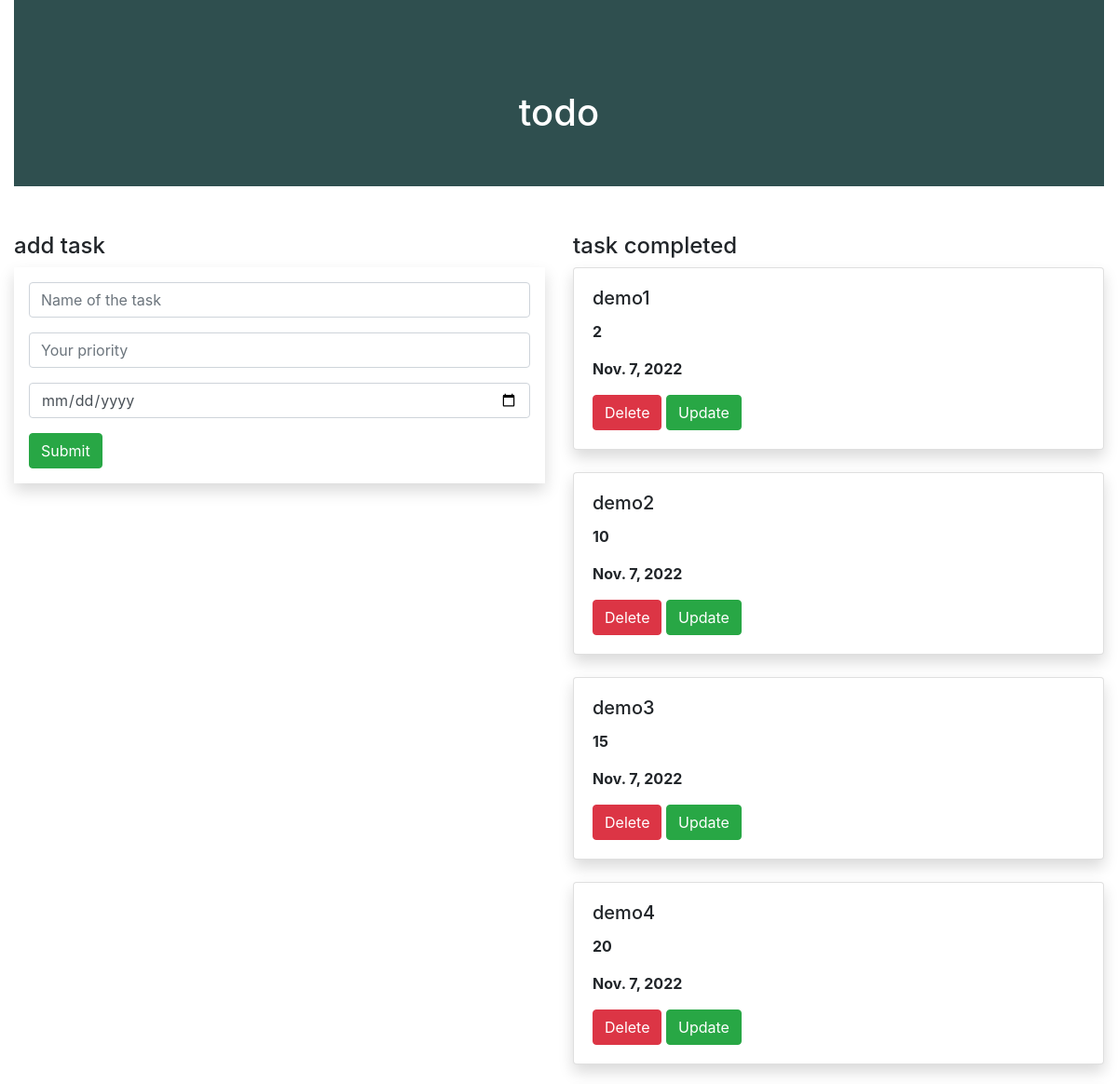
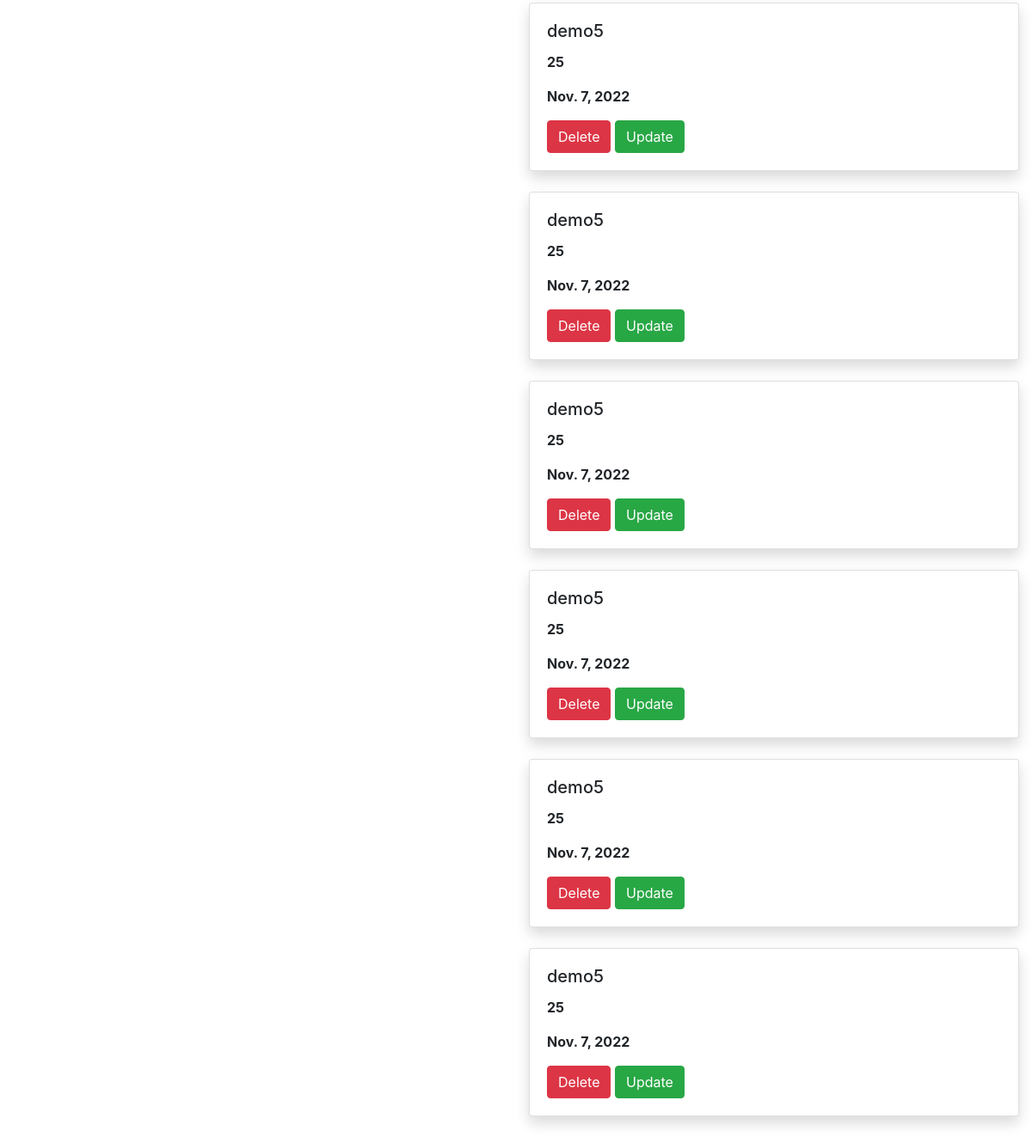
The page / on the database its author committed (2 pictures, top to bottom).
### todoapp/models.py (models this page shows, shortened)
class Task(models.Model):
    name=models.CharField(max_length=100)
    priority=models.IntegerField()
    date=models.DateField(default=datetime.date.today)

### todoapp/views.py (the view)
# urls.py: path('',views.task_view,name='task_view'),
def task_view(request):
    obj1=Task.objects.all()
    if request.method == 'POST':
        name = request.POST.get('name')
        priority = request.POST.get('priority')
        date=request.POST.get('date')
        obj = Task(name=name, priority=priority,date=date)
        obj.save()
    return render(request,'task_view.html',{'obj1':obj1})

### templates/task_view.html (shortened to what this page needs)
{% extends 'base.html' %}
{% block content %}
<div class="container-fluid">
    <div class="row">
        <div class="col-md-12">
            <div class="banner">
                <div class="banner-text">
                    <h1>todo</h1>
                </div>
            </div>
        </div>
    </div>
    <div class="row">
        <div class="col-md-6">
            <h4>add task</h4>
            <form method="post" class="p-3 shadow">
    <div class="form-group">
    <input type="text" name="name" class="form-control" placeholder="Name of the task">
    </div>
    <div class="form-group">
    <input type="text" name="priority" class="form-control" placeholder="Your priority">
    </div>
                <div class="form-group">
    <input type="date" name="date" class="form-control" placeholder="Your date">
    </div>
    <input type="Submit" class="btn btn-success">
</form>
        </div>
        <div class="col-md-6">
            <h4>task completed</h4>
            {% for i in obj1 %}
            <div class="shadow card">
            <div class="card-body">
                <h5 class="card-title">{{i.name}}</h5>
                <p><b>{{i.priority}}</b></p>
                <p><b>{{i.date}}</b></p>
                <a class="btn btn-danger" href ="{% url 'delete' i.id %}">Delete</a>
                <a class="btn btn-success" href ="{% url 'update' i.id %}">Update</a>
            </div>
                </div>
            <br>
            {% endfor %}
        </div>
    </div>
</div>
{% endblock %}

### templates/base.html (shortened to what this page needs)
{% load static %}
<!DOCTYPE html>
<html lang="en">
<head>
    <link rel="stylesheet" href="https://cdn.jsdelivr.net/npm/bootstrap@4.1.3/dist/css/bootstrap.min.css">
    <link rel="stylesheet" href="{% static 'style.css' %}">
</head>
<body>
{% block content %}
{% endblock %}
</body>
</html>

### static/style.css (style rules this page uses)
.banner { background-color:darkslategrey; width:100%; height:200px; margin-bottom:50px; }
.banner-text { top:50%; left:50%; position:absolute; transform:translate(-50%,-50%); color:white; }

### rows shown on the page
Task: name "demo1", priority "2", date "Nov. 7, 2022"
Task: name "demo2", priority "10", date "Nov. 7, 2022"
Task: name "demo3", priority "15", date "Nov. 7, 2022"
Task: name "demo4", priority "20", date "Nov. 7, 2022"
Task: name "demo5", priority "25", date "Nov. 7, 2022"
Task: name "demo5", priority "25", date "Nov. 7, 2022"
Task: name "demo5", priority "25", date "Nov. 7, 2022"
Task: name "demo5", priority "25", date "Nov. 7, 2022"
Task: name "demo5", priority "25", date "Nov. 7, 2022"
Task: name "demo5", priority "25", date "Nov. 7, 2022"
